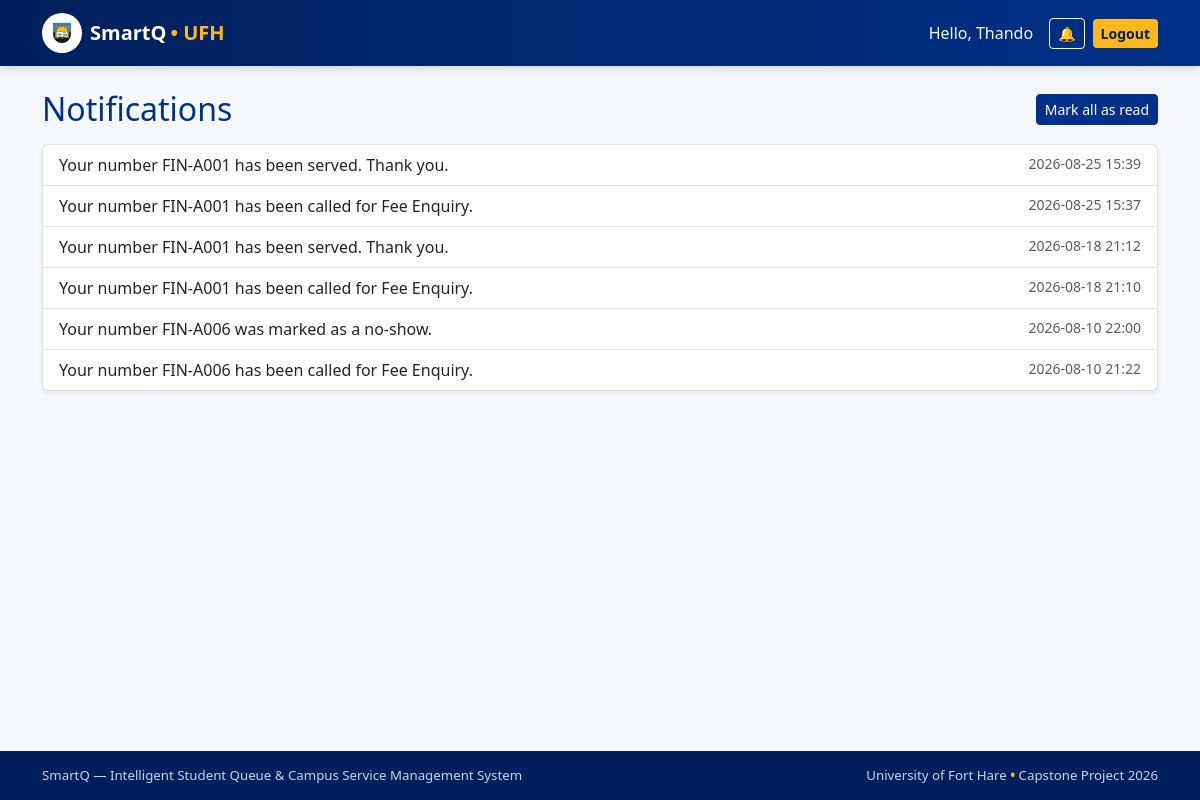
The app's page /notifications/ (signed in), older data.
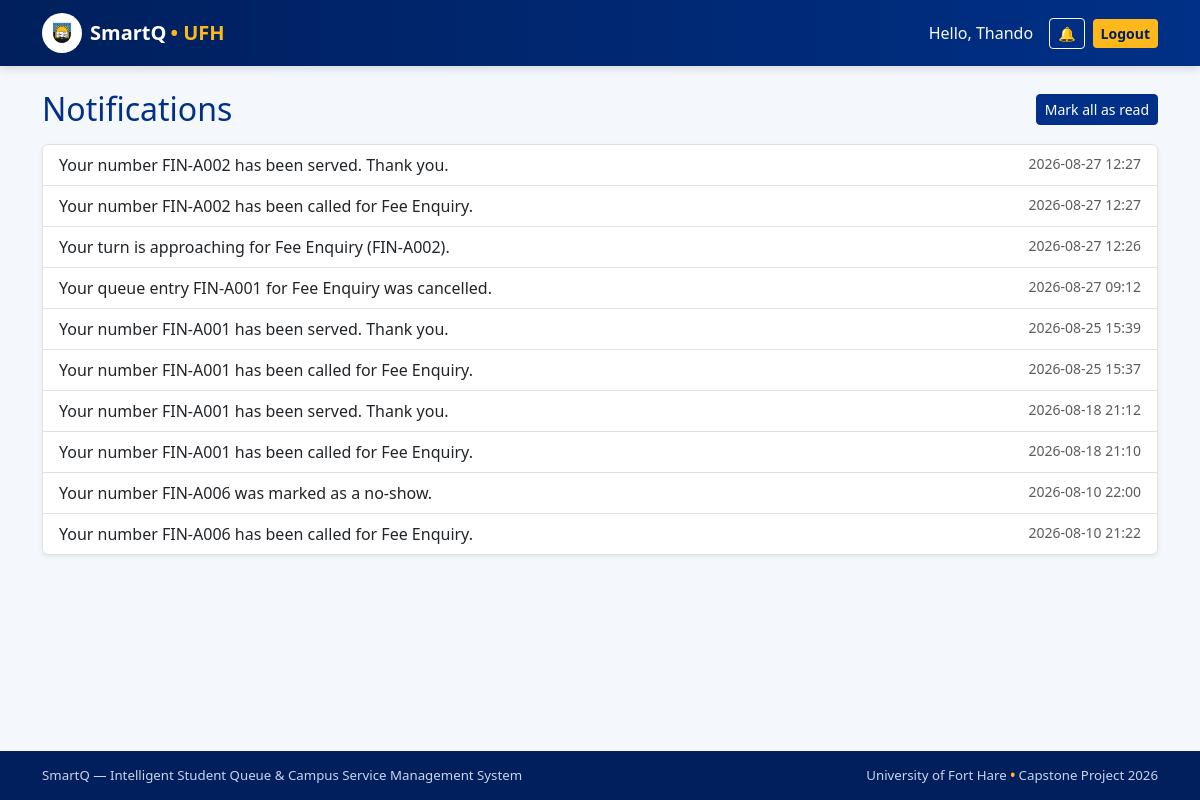
The same page, newer data.
### accounts/models.py (models this page shows, shortened)
class Notification(models.Model):
    user = models.ForeignKey(
        User,
        on_delete=models.CASCADE,
        related_name='notifications'
    )
    message = models.CharField(max_length=255)
    created_at = models.DateTimeField(auto_now_add=True)
    read = models.BooleanField(default=False)
    class Meta:
        ordering = ['-created_at']

### accounts/views.py (the view)
# urls.py: path('notifications/', views.notifications_page, name='notifications'),
@login_required
def notifications_page(request):
    notifications = request.user.notifications.all()[:50]
    return render(request, 'accounts/notifications.html', {'notifications': notifications})

### accounts/context_processors.py (called while the page is built)
def unread_notifications(request):
    if request.user.is_authenticated:
        return {
            'unread_notifications': request.user.notifications.filter(read=False).count()
        }
    return {'unread_notifications': 0}

### templates/accounts/notifications.html (shortened to what this page needs)
{% extends 'base.html' %}
{% block content %}
<div class="d-flex justify-content-between align-items-center mb-3">
  <h2 class="mb-0">Notifications</h2>
  <form method="post" action="{% url 'notifications_read_all' %}">
    <button class="btn btn-primary btn-sm" type="submit">Mark all as read</button>
  </form>
</div>
<div class="list-group shadow-sm">
  {% for n in notifications %}
  <div class="list-group-item {% if not n.read %}list-group-item-info{% endif %}">
    <div class="d-flex justify-content-between">
      <span>{{ n.message }}</span>
      <small class="text-muted">{{ n.created_at|date:"Y-m-d H:i" }}</small>
    </div>
  </div>
  {% empty %}
  <p class="text-muted">No notifications yet.</p>
  {% endfor %}
</div>
{% endblock %}

### templates/base.html (shortened to what this page needs)
{% load static %}
<!DOCTYPE html>
<html lang="en">
<head>
  <link href="https://cdn.jsdelivr.net/npm/bootstrap@5.3.3/dist/css/bootstrap.min.css" rel="stylesheet">
  <link href="{% static 'css/smartq.css' %}" rel="stylesheet">
</head>
<body>
<nav class="navbar navbar-expand-lg navbar-dark navbar-smartq">
  <div class="container">
    <a class="navbar-brand d-flex align-items-center" href="{% url 'home' %}">
      <img src="{% static 'images/logo.png' %}" alt="SmartQ logo" class="me-2">
      SmartQ <span class="brand-gold ms-1">• UFH</span>
    </a>
    <div class="d-flex align-items-center">
      {% if user.is_authenticated %}
        <span class="text-light me-3 d-none d-md-inline">
          Hello, {{ user.first_name|default:user.username }}
        </span>
        <a class="btn btn-outline-light btn-sm me-2 position-relative" href="{% url 'notifications' %}">
          🔔
        </a>
        <form method="post" action="{% url 'logout' %}" class="d-inline">
          <button class="btn btn-ufh btn-sm" type="submit">Logout</button>
        </form>
      {% else %}
        <a class="btn btn-outline-light btn-sm me-2" href="{% url 'login' %}">Login</a>
        <a class="btn btn-ufh btn-sm" href="{% url 'register' %}">Register</a>
      {% endif %}
    </div>
  </div>
</nav>
<main class="container py-4">
  {% block content %}{% endblock %}
</main>
<footer class="footer-smartq">
  <div class="container d-flex justify-content-between flex-wrap">
    <span>SmartQ — Intelligent Student Queue &amp; Campus Service Management System</span>
    <span>University of Fort Hare <span class="brand-gold">•</span> Capstone Project 2026</span>
  </div>
</footer>
</body>
</html>

### static/css/smartq.css (style rules this page uses)
:root { --ufh-blue: #003087; --ufh-blue-dark: #001f5c; --ufh-blue-soft: #e8eefb; --ufh-gold: #FFB81C; --ufh-gold-dark: #d99a0b; --ufh-bg: #f4f7fc; --ufh-text: #1c2540; }
body { background-color: var(--ufh-bg); color: var(--ufh-text); font-family: "Segoe UI", system-ui, -apple-system, Arial, sans-serif; min-height: 100vh; display: flex; flex-direction: column; }
main { flex: 1 0 auto; }
h1, h2, h3, h4, h5, h6 { color: var(--ufh-blue); }
.navbar-smartq { background: linear-gradient(90deg, var(--ufh-blue-dark) 0%, var(--ufh-blue) 100%); box-shadow: 0 2px 10px rgba(0, 0, 0, .15); }
.navbar-smartq .navbar-brand { color: #fff; font-weight: 700; }
.navbar-smartq .navbar-brand img { height: 40px; width: 40px; object-fit: contain; background: #fff; border-radius: 50%; padding: 3px; }
.brand-gold { color: var(--ufh-gold); font-weight: 600; }
.btn-ufh { background: var(--ufh-gold); color: var(--ufh-blue-dark); font-weight: 700; border: none; }
.btn-primary { background: var(--ufh-blue); border-color: var(--ufh-blue); }
.footer-smartq { background: var(--ufh-blue-dark); color: #c9d4ea; padding: .9rem 0; font-size: .83rem; margin-top: 3rem; }

Row changes from the older to the newer data that the page shows:
added Notification: message "Your number FIN-A002 has been served. Thank you.", created_at "2026-08-27 12:27"
added Notification: message "Your number FIN-A002 has been called for Fee Enquiry.", created_at "2026-08-27 12:27"
added Notification: message "Your turn is approaching for Fee Enquiry (FIN-A002).", created_at "2026-08-27 12:26"
added Notification: message "Your queue entry FIN-A001 for Fee Enquiry was cancelled.", created_at "2026-08-27 09:12"
